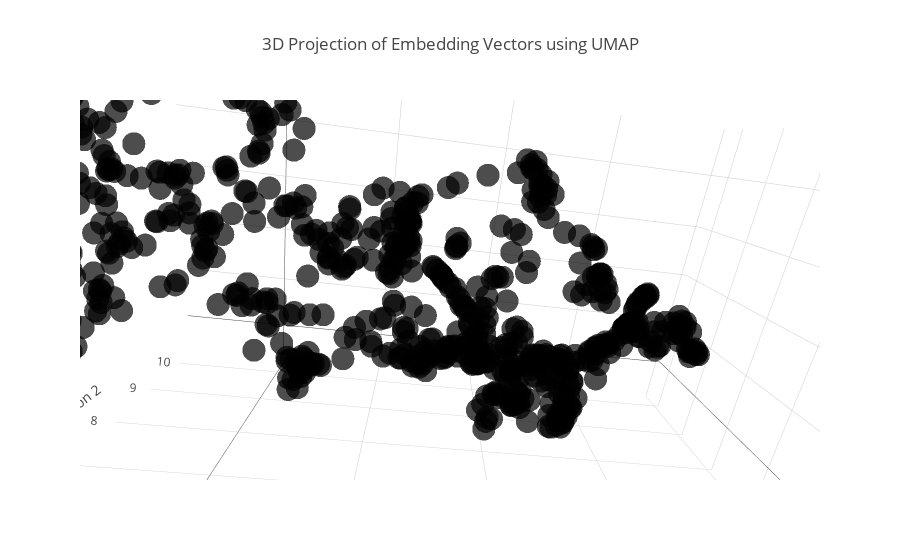

The cell this chart's notebook holds for it:
### Code cell
# Extract embedding vectors from FAISS index
num_vectors = vectorstore.index.ntotal
embedding_vectors = vectorstore.index.reconstruct_n(0, num_vectors)

# Apply UMAP for 3D dimensionality reduction
reducer_3d = umap.UMAP(n_components=3)
embedding_vectors_3d = reducer_3d.fit_transform(embedding_vectors)

# Plot the 3D projection using Plotly
fig = px.scatter_3d(
    x=embedding_vectors_3d[:, 0],
    y=embedding_vectors_3d[:, 1],
    z=embedding_vectors_3d[:, 2],
    opacity=0.7,
    title='3D Projection of Embedding Vectors using UMAP'
)
fig.update_layout(scene = dict(
                    xaxis_title='UMAP Dimension 1',
                    yaxis_title='UMAP Dimension 2',
                    zaxis_title='UMAP Dimension 3'))
fig.show()

### Figure 1 — Plotly figure (JSON) as saved in the notebook; plotly's stock layout.template omitted (floating-point values rounded to 4 significant figures; data arrays with more than 128 entries replaced by an {"elided": "..."} marker saying what was removed)
{"data": [{"hovertemplate": "x=%{x}<br>y=%{y}<br>z=%{z}<extra></extra>", "legendgroup": "", "marker": {"color": "#000001", "opacity": 0.7, "symbol": "circle"}, "mode": "markers", "name": "", "scene": "scene", "showlegend": false, "type": "scatter3d", "x": {"elided": "689 float values"}, "y": {"elided": "689 float values"}, "z": {"elided": "689 float values"}}], "layout": {"autosize": true, "legend": {"tracegroupgap": 0}, "scene": {"aspectmode": "auto", "aspectratio": {"x": 1.495, "y": 0.7827, "z": 0.8544}, "camera": {"center": {"x": 0, "y": 0, "z": 0}, "eye": {"x": -0.07607, "y": -0.9325, "z": 0.3042}, "projection": {"type": "perspective"}, "up": {"x": -0.1259, "y": -0.02238, "z": 0.9918}}, "domain": {"x": [0, 1], "y": [0, 1]}, "xaxis": {"title": {"text": "UMAP Dimension 1"}, "type": "linear"}, "yaxis": {"title": {"text": "UMAP Dimension 2"}, "type": "linear"}, "zaxis": {"title": {"text": "UMAP Dimension 3"}, "type": "linear"}}, "title": {"text": "3D Projection of Embedding Vectors using UMAP"}}}
